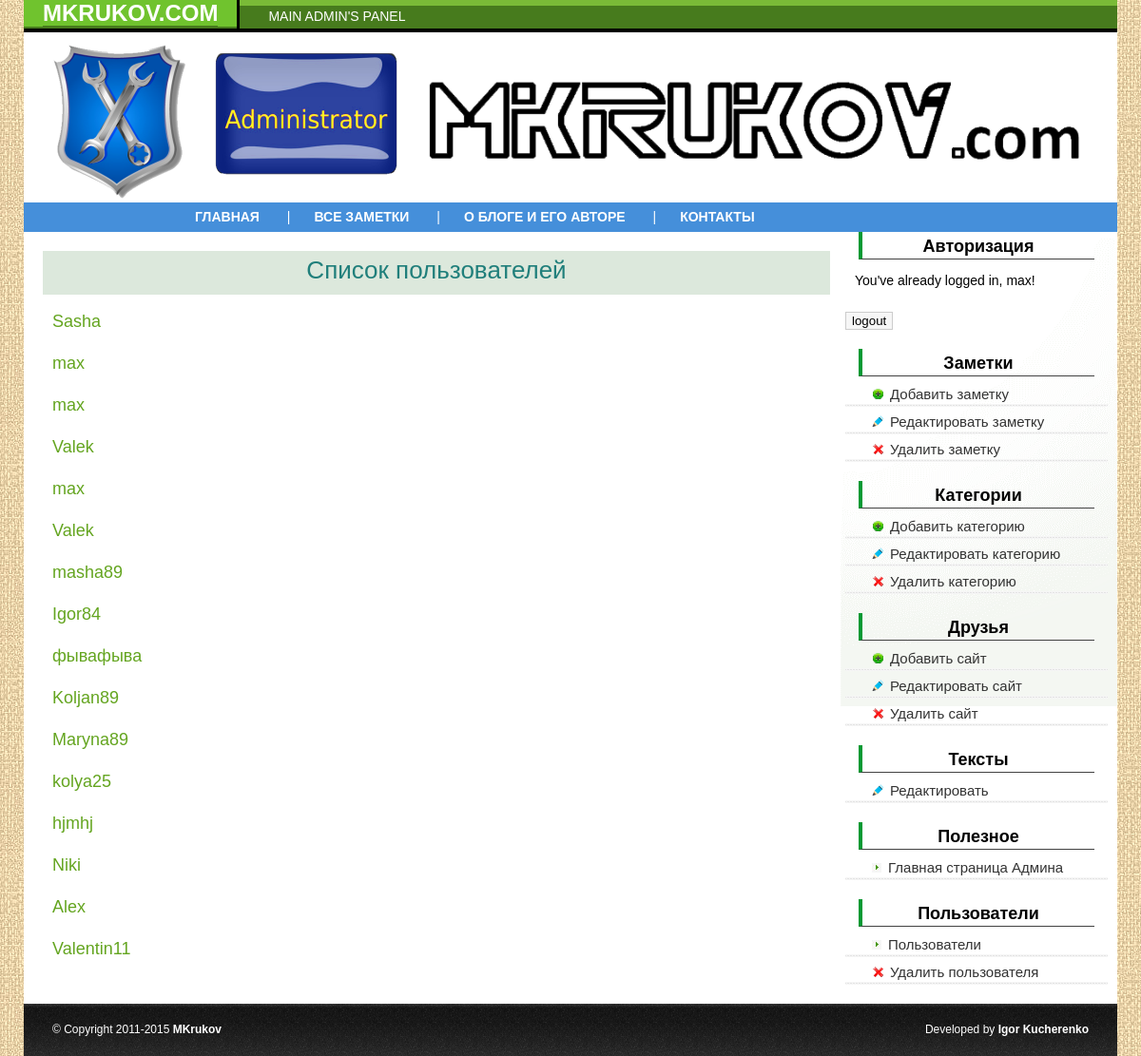
The app's page /admin/show_users.php (signed in) with its own data.
### tables this page shows
CREATE TABLE IF NOT EXISTS `users` (
  `id` int(11) NOT NULL,
  `username` varchar(50) NOT NULL,
  `login` varchar(50) NOT NULL,
  `password` varchar(64) NOT NULL
);

### admin/show_users.php (the view, shortened to what this page needs)
<!DOCTYPE html>
<html>
<head>
<link href="style.css" rel="stylesheet" type="text/css">
</head>
<body>
<?php include ("blocks/headerandmenu.php");?>
<div id="content">
	<div class="text">
	<p class="post_view_title">Список пользователей</p>
<?php
if (!isset($id)) {
	$result=mysql_query("SELECT login,id FROM users");
	$myrow=mysql_fetch_array ($result);
	do
		{printf("<p><a href='show_users.php?id=%s'>%s</a></p>",$myrow["id"],$myrow["login"]);}
	while ($myrow=mysql_fetch_array ($result));
}
?>
	</div>
	<?php include ("blocks/sidebar.php");?>
</div>
<?php include ("blocks/footer.php");?>
</body>
</html>

### admin/style.css (style rules this page uses)
body { margin:0px auto; width:1150px; font-size:100%; font-family: "Myriad Pro", "Trebuchet MS", Arial; font-size:14px; background: url(img/bg.jpg) #fff; }
a { color:#64a520; text-decoration:none; }
p { padding: 0 10px 5px 10px; }
.text { width:72%; float:left; margin: 20px 10px 15px 20px; font-size: 18px; }
#content { width: 100%; float:left; background:url(img/sidebar_bckg.gif) no-repeat top right #fff; }
.post_view_title { text-transform:none; font: normal normal 26px Verdana, Geneva, sans-serif; color: #207f7b; text-decoration: none; margin:0; padding:5px 20px 10px; text-align:center; background-color:#DCE8DC; }

### records on screen
users: login "Sasha"
users: login "max"
users: login "max"
users: login "Valek"
users: login "max"
users: login "Valek"
users: login "masha89"
users: login "Igor84"
users: login "фывафыва"
users: login "Koljan89"
users: login "Maryna89"
users: login "kolya25"
users: login "hjmhj"
users: login "Niki"
users: login "Alex"
users: login "Valentin11"

### other values on screen
$user_name "max"
